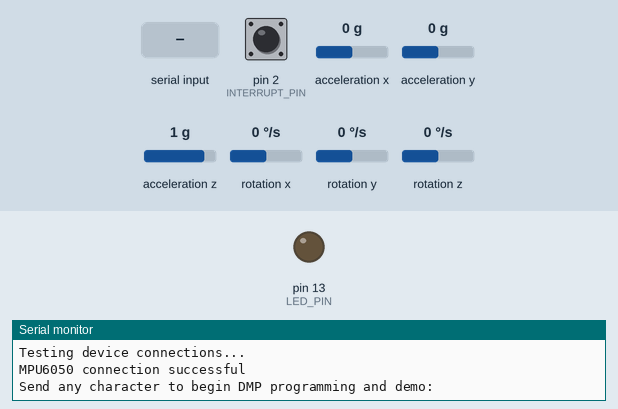
The sketch below on a simulated Arduino Leonardo, built with avr-gcc and run on an emulated ATmega32U4. On the bench: output pins drawn as LEDs (lit = HIGH), the last lines printed to the serial monitor. Dashed ring = blinking. The test bench sets the inputs (shaded band); at power-on: acceleration x 0 g, acceleration y 0 g, rotation z 0 °/s, acceleration z 1 g, pin 2 (INTERRUPT_PIN) LOW, rotation x 0 °/s, rotation y 0 °/s. The sensor or clock chip raises its interrupt line as the real part does.

Above: at 0.8 s.
0.9 s: "1\n" received over Serial
At 2.18 s:
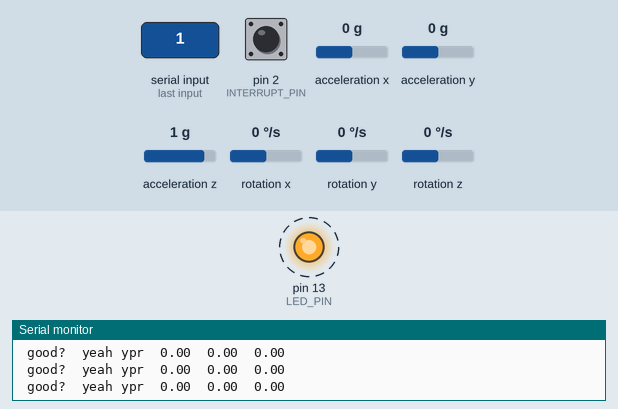
3.9 s: acceleration x set to 0.8 g
6.9 s: acceleration y set to -1.4 g
9.9 s: rotation z set to -192 °/s
12.9 s: acceleration z set to -1.4 g
15.9 s: acceleration y set to 0.8 g
Timing chart, 0 to 19.9 s (numbered marks = the images above; inputs shaded):
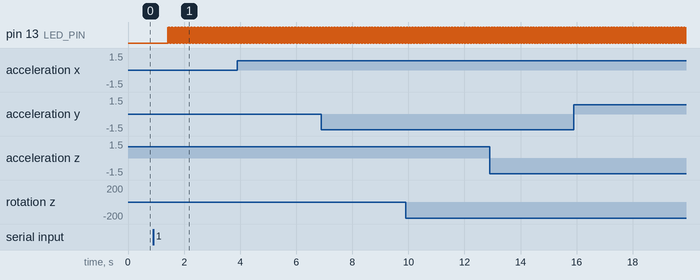

The sketch:

mpu_test.ino
```cpp
// I2C device class (I2Cdev) demonstration Arduino sketch for MPU6050 class using DMP (MotionApps v2.0)
// 6/21/2012 by Jeff Rowberg <jeff@rowberg.net>
// Updates should (hopefully) always be available at https://github.com/jrowberg/i2cdevlib
//
// Changelog:
//      2019-07-08 - Added Auto Calibration and offset generator
//		   - and altered FIFO retrieval sequence to avoid using blocking code
//      2016-04-18 - Eliminated a potential infinite loop
//      2013-05-08 - added seamless Fastwire support
//                 - added note about gyro calibration
//      2012-06-21 - added note about Arduino 1.0.1 + Leonardo compatibility error
//      2012-06-20 - improved FIFO overflow handling and simplified read process
//      2012-06-19 - completely rearranged DMP initialization code and simplification
//      2012-06-13 - pull gyro and accel data from FIFO packet instead of reading directly
//      2012-06-09 - fix broken FIFO read sequence and change interrupt detection to RISING
//      2012-06-05 - add gravity-compensated initial reference frame acceleration output
//                 - add 3D math helper file to DMP6 example sketch
//                 - add Euler output and Yaw/Pitch/Roll output formats
//      2012-06-04 - remove accel offset clearing for better results (thanks Sungon Lee)
//      2012-06-01 - fixed gyro sensitivity to be 2000 deg/sec instead of 250
//      2012-05-30 - basic DMP initialization working

/* ============================================
I2Cdev device library code is placed under the MIT license
Copyright (c) 2012 Jeff Rowberg

Permission is hereby granted, free of charge, to any person obtaining a copy
of this software and associated documentation files (the "Software"), to deal
in the Software without restriction, including without limitation the rights
to use, copy, modify, merge, publish, distribute, sublicense, and/or sell
copies of the Software, and to permit persons to whom the Software is
furnished to do so, subject to the following conditions:

The above copyright notice and this permission notice shall be included in
all copies or substantial portions of the Software.

THE SOFTWARE IS PROVIDED "AS IS", WITHOUT WARRANTY OF ANY KIND, EXPRESS OR
IMPLIED, INCLUDING BUT NOT LIMITED TO THE WARRANTIES OF MERCHANTABILITY,
FITNESS FOR A PARTICULAR PURPOSE AND NONINFRINGEMENT. IN NO EVENT SHALL THE
AUTHORS OR COPYRIGHT HOLDERS BE LIABLE FOR ANY CLAIM, DAMAGES OR OTHER
LIABILITY, WHETHER IN AN ACTION OF CONTRACT, TORT OR OTHERWISE, ARISING FROM,
OUT OF OR IN CONNECTION WITH THE SOFTWARE OR THE USE OR OTHER DEALINGS IN
THE SOFTWARE.
===============================================
*/

// I2Cdev and MPU6050 must be installed as libraries, or else the .cpp/.h files
// for both classes must be in the include path of your project
#include "I2Cdev.h"

#include "MPU6050_6Axis_MotionApps20.h"
//#include "MPU6050.h" // not necessary if using MotionApps include file

// Arduino Wire library is required if I2Cdev I2CDEV_ARDUINO_WIRE implementation
// is used in I2Cdev.h
#if I2CDEV_IMPLEMENTATION == I2CDEV_ARDUINO_WIRE
    #include "Wire.h"
#endif

// class default I2C address is 0x68
// specific I2C addresses may be passed as a parameter here
// AD0 low = 0x68 (default for SparkFun breakout and InvenSense evaluation board)
// AD0 high = 0x69
MPU6050 mpu;
//MPU6050 mpu(0x69); // <-- use for AD0 high

/* =========================================================================
   NOTE: In addition to connection 3.3v, GND, SDA, and SCL, this sketch
   depends on the MPU-6050's INT pin being connected to the Arduino's
   external interrupt #0 pin. On the Arduino Uno and Mega 2560, this is
   digital I/O pin 2.
 * ========================================================================= */

/* =========================================================================
   NOTE: Arduino v1.0.1 with the Leonardo board generates a compile error
   when using Serial.write(buf, len). The Teapot output uses this method.
   The solution requires a modification to the Arduino USBAPI.h file, which
   is fortunately simple, but annoying. This will be fixed in the next IDE
   release. For more info, see these links:

   http://arduino.cc/forum/index.php/topic,109987.0.html
   http://code.google.com/p/arduino/issues/detail?id=958
 * ========================================================================= */


// uncomment "OUTPUT_READABLE_QUATERNION" if you want to see the actual
// quaternion components in a [w, x, y, z] format (not best for parsing
// on a remote host such as Processing or something though)
//#define OUTPUT_READABLE_QUATERNION

// uncomment "OUTPUT_READABLE_EULER" if you want to see Euler angles
// (in degrees) calculated from the quaternions coming from the FIFO.
// Note that Euler angles suffer from gimbal lock (for more info, see
// http://en.wikipedia.org/wiki/Gimbal_lock)
//#define OUTPUT_READABLE_EULER

// uncomment "OUTPUT_READABLE_YAWPITCHROLL" if you want to see the yaw/
// pitch/roll angles (in degrees) calculated from the quaternions coming
// from the FIFO. Note this also requires gravity vector calculations.
// Also note that yaw/pitch/roll angles suffer from gimbal lock (for
// more info, see: http://en.wikipedia.org/wiki/Gimbal_lock)
#define OUTPUT_READABLE_YAWPITCHROLL

// uncomment "OUTPUT_READABLE_REALACCEL" if you want to see acceleration
// components with gravity removed. This acceleration reference frame is
// not compensated for orientation, so +X is always +X according to the
// sensor, just without the effects of gravity. If you want acceleration
// compensated for orientation, us OUTPUT_READABLE_WORLDACCEL instead.
//#define OUTPUT_READABLE_REALACCEL

// uncomment "OUTPUT_READABLE_WORLDACCEL" if you want to see acceleration
// components with gravity removed and adjusted for the world frame of
// reference (yaw is relative to initial orientation, since no magnetometer
// is present in this case). Could be quite handy in some cases.
//#define OUTPUT_READABLE_WORLDACCEL

// uncomment "OUTPUT_TEAPOT" if you want output that matches the
// format used for the InvenSense teapot demo
//#define OUTPUT_TEAPOT


#define INTERRUPT_PIN 2  // use pin 2 on Arduino Uno & most boards
#define LED_PIN 13 // (Arduino is 13, Teensy is 11, Teensy++ is 6)
bool blinkState = false;

// MPU control/status vars
bool dmpReady = false;  // set true if DMP init was successful
uint8_t mpuIntStatus;   // holds actual interrupt status byte from MPU
uint8_t devStatus;      // return status after each device operation (0 = success, !0 = error)
uint16_t packetSize;    // expected DMP packet size (default is 42 bytes)
uint16_t fifoCount;     // count of all bytes currently in FIFO
uint8_t fifoBuffer[64]; // FIFO storage buffer

// orientation/motion vars
Quaternion q;           // [w, x, y, z]         quaternion container
VectorInt16 aa;         // [x, y, z]            accel sensor measurements
VectorInt16 aaReal;     // [x, y, z]            gravity-free accel sensor measurements
VectorInt16 aaWorld;    // [x, y, z]            world-frame accel sensor measurements
VectorFloat gravity;    // [x, y, z]            gravity vector
float euler[3];         // [psi, theta, phi]    Euler angle container
float ypr[3];           // [yaw, pitch, roll]   yaw/pitch/roll container and gravity vector

// packet structure for InvenSense teapot demo
uint8_t teapotPacket[14] = { '$', 0x02, 0,0, 0,0, 0,0, 0,0, 0x00, 0x00, '\r', '\n' };


// ================================================================
// ===               INTERRUPT DETECTION ROUTINE                ===
// ================================================================

volatile bool mpuInterrupt = false;     // indicates whether MPU interrupt pin has gone high
void dmpDataReady() {
    mpuInterrupt = true;
}


// ================================================================
// ===                      INITIAL SETUP                       ===
// ================================================================

void setup() {
    // join I2C bus (I2Cdev library doesn't do this automatically)
    #if I2CDEV_IMPLEMENTATION == I2CDEV_ARDUINO_WIRE
        Wire.begin();
        Wire.setClock(400000); // 400kHz I2C clock. Comment this line if having compilation difficulties
    #elif I2CDEV_IMPLEMENTATION == I2CDEV_BUILTIN_FASTWIRE
        Fastwire::setup(400, true);
    #endif

    // initialize serial communication
    // (115200 chosen because it is required for Teapot Demo output, but it's
    // really up to you depending on your project)
    Serial.begin(115200);
    while (!Serial); // wait for Leonardo enumeration, others continue immediately

    // NOTE: 8MHz or slower host processors, like the Teensy @ 3.3V or Arduino
    // Pro Mini running at 3.3V, cannot handle this baud rate reliably due to
    // the baud timing being too misaligned with processor ticks. You must use
    // 38400 or slower in these cases, or use some kind of external separate
    // crystal solution for the UART timer.

    // initialize device
    Serial.println(F("Initializing I2C devices..."));
    mpu.initialize();
    Serial.println("pass1");
    pinMode(INTERRUPT_PIN, INPUT);

    // verify connection
    Serial.println(F("Testing device connections..."));
    Serial.println(mpu.testConnection() ? F("MPU6050 connection successful") : F("MPU6050 connection failed"));

    // wait for ready
    Serial.println(F("\nSend any character to begin DMP programming and demo: "));
    while (Serial.available() && Serial.read()); // empty buffer
    while (!Serial.available());                 // wait for data
    while (Serial.available() && Serial.read()); // empty buffer again

    // load and configure the DMP
    Serial.println(F("Initializing DMP..."));
    devStatus = mpu.dmpInitialize();

    // supply your own gyro offsets here, scaled for min sensitivity
    mpu.setXGyroOffset(220);
    mpu.setYGyroOffset(76);
    mpu.setZGyroOffset(-85);
    mpu.setZAccelOffset(1788); // 1688 factory default for my test chip

    // make sure it worked (returns 0 if so)
    if (devStatus == 0) {
        // Calibration Time: generate offsets and calibrate our MPU6050
        mpu.CalibrateAccel(6);
        mpu.CalibrateGyro(6);
        mpu.PrintActiveOffsets();
        // turn on the DMP, now that it's ready
        Serial.println(F("Enabling DMP..."));
        mpu.setDMPEnabled(true);

        // enable Arduino interrupt detection
        Serial.print(F("Enabling interrupt detection (Arduino external interrupt "));
        Serial.print(digitalPinToInterrupt(INTERRUPT_PIN));
        Serial.println(F(")..."));
        attachInterrupt(digitalPinToInterrupt(INTERRUPT_PIN), dmpDataReady, RISING);
        mpuIntStatus = mpu.getIntStatus();

        // set our DMP Ready flag so the main loop() function knows it's okay to use it
        Serial.println(F("DMP ready! Waiting for first interrupt..."));
        dmpReady = true;

        // get expected DMP packet size for later comparison
        packetSize = mpu.dmpGetFIFOPacketSize();
    } else {
        // ERROR!
        // 1 = initial memory load failed
        // 2 = DMP configuration updates failed
        // (if it's going to break, usually the code will be 1)
        Serial.print(F("DMP Initialization failed (code "));
        Serial.print(devStatus);
        Serial.println(F(")"));
    }

    // configure LED for output
    pinMode(LED_PIN, OUTPUT);
}


// ================================================================
// ===                    MAIN PROGRAM LOOP                     ===
// ================================================================

void loop() {
    // if programming failed, don't try to do anything
    if (!dmpReady) return;
    // read a packet from FIFO
    Serial.print(" good? ");
    if (mpu.dmpGetCurrentFIFOPacket(fifoBuffer)) { // Get the Latest packet
        Serial.print(" yeah ");
        #ifdef OUTPUT_READABLE_QUATERNION
            // display quaternion values in easy matrix form: w x y z
            mpu.dmpGetQuaternion(&q, fifoBuffer);
            Serial.print("quat\t");
            Serial.print(q.w);
            Serial.print("\t");
            Serial.print(q.x);
            Serial.print("\t");
            Serial.print(q.y);
            Serial.print("\t");
            Serial.println(q.z);
        #endif

        #ifdef OUTPUT_READABLE_EULER
            // display Euler angles in degrees
            mpu.dmpGetQuaternion(&q, fifoBuffer);
            mpu.dmpGetEuler(euler, &q);
            Serial.print("euler\t");
            Serial.print(euler[0] * 180/M_PI);
            Serial.print("\t");
            Serial.print(euler[1] * 180/M_PI);
            Serial.print("\t");
            Serial.println(euler[2] * 180/M_PI);
        #endif

        #ifdef OUTPUT_READABLE_YAWPITCHROLL
            // display Euler angles in degrees
            mpu.dmpGetQuaternion(&q, fifoBuffer);
            mpu.dmpGetGravity(&gravity, &q);
            mpu.dmpGetYawPitchRoll(ypr, &q, &gravity);
            Serial.print("ypr\t");
            Serial.print(ypr[0] * 180/M_PI);
            Serial.print("\t");
            Serial.print(ypr[1] * 180/M_PI);
            Serial.print("\t");
            Serial.println(ypr[2] * 180/M_PI);
        #endif

        #ifdef OUTPUT_READABLE_REALACCEL
            // display real acceleration, adjusted to remove gravity
            mpu.dmpGetQuaternion(&q, fifoBuffer);
            mpu.dmpGetAccel(&aa, fifoBuffer);
            mpu.dmpGetGravity(&gravity, &q);
            mpu.dmpGetLinearAccel(&aaReal, &aa, &gravity);
            Serial.print("areal\t");
            Serial.print(aaReal.x);
            Serial.print("\t");
            Serial.print(aaReal.y);
            Serial.print("\t");
            Serial.println(aaReal.z);
        #endif

        #ifdef OUTPUT_READABLE_WORLDACCEL
            // display initial world-frame acceleration, adjusted to remove gravity
            // and rotated based on known orientation from quaternion
            mpu.dmpGetQuaternion(&q, fifoBuffer);
            mpu.dmpGetAccel(&aa, fifoBuffer);
            mpu.dmpGetGravity(&gravity, &q);
            mpu.dmpGetLinearAccel(&aaReal, &aa, &gravity);
            mpu.dmpGetLinearAccelInWorld(&aaWorld, &aaReal, &q);
            Serial.print("aworld\t");
            Serial.print(aaWorld.x);
            Serial.print("\t");
            Serial.print(aaWorld.y);
            Serial.print("\t");
            Serial.println(aaWorld.z);
        #endif

        #ifdef OUTPUT_TEAPOT
            // display quaternion values in InvenSense Teapot demo format:
            teapotPacket[2] = fifoBuffer[0];
            teapotPacket[3] = fifoBuffer[1];
            teapotPacket[4] = fifoBuffer[4];
            teapotPacket[5] = fifoBuffer[5];
            teapotPacket[6] = fifoBuffer[8];
            teapotPacket[7] = fifoBuffer[9];
            teapotPacket[8] = fifoBuffer[12];
            teapotPacket[9] = fifoBuffer[13];
            Serial.write(teapotPacket, 14);
            teapotPacket[11]++; // packetCount, loops at 0xFF on purpose
        #endif

        // blink LED to indicate activity
        blinkState = !blinkState;
        digitalWrite(LED_PIN, blinkState);
    }
}
```

Measured:
- after the input at 0.9 s, pin 13 (LED_PIN): alternates HIGH for 0.01 s and LOW for 0.01 s, starting after 0.51 s
